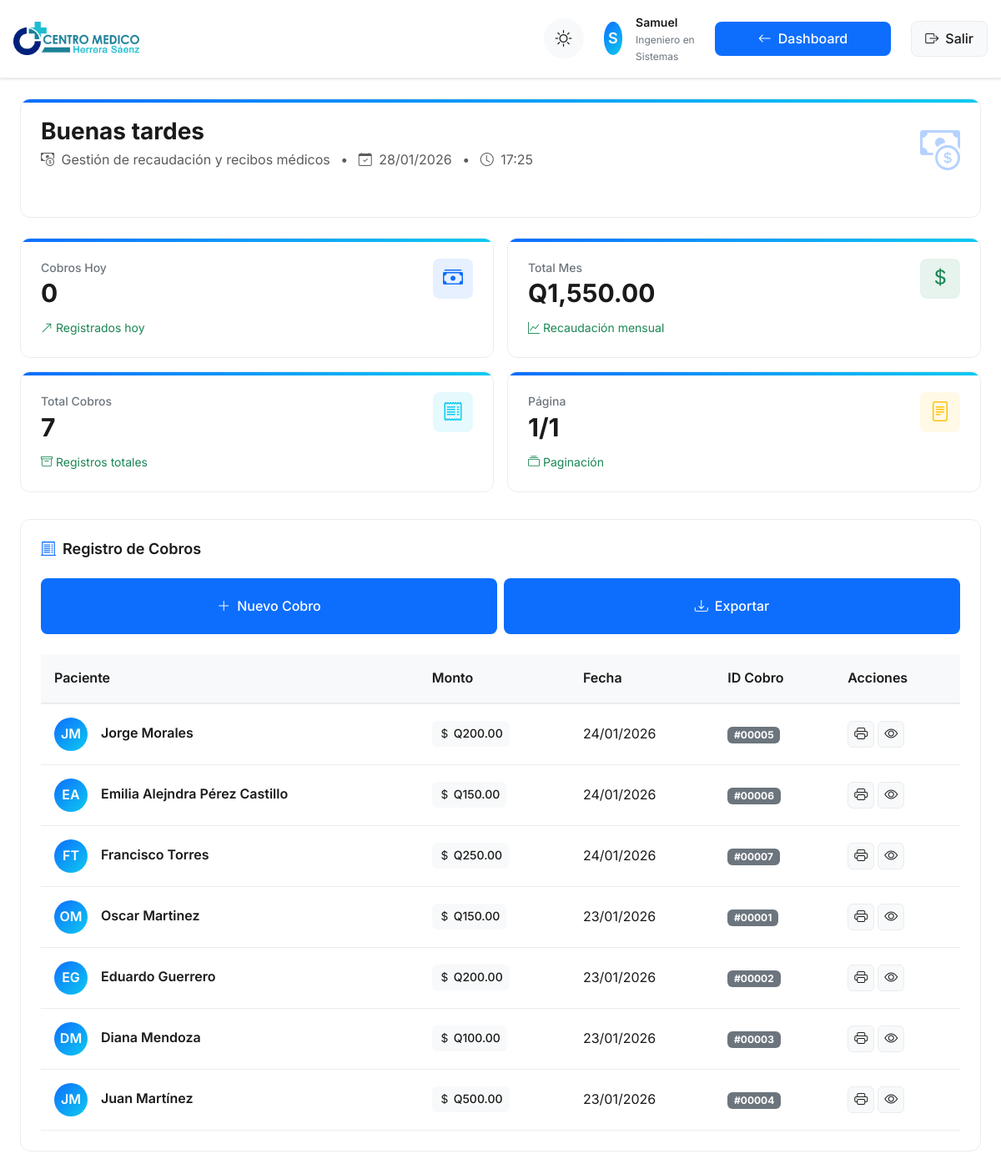
/php/billing/index.php (signed in), run on the app's committed database.
### tables this page shows
CREATE TABLE `cobros` (
  `in_cobro` int NOT NULL,
  `paciente_cobro` int NOT NULL,
  `id_doctor` int DEFAULT NULL,
  `cantidad_consulta` int NOT NULL,
  `fecha_consulta` datetime NOT NULL,
  `tipo_pago` enum('Efectivo','Tarjeta','Transferencia') DEFAULT 'Efectivo',
  `tipo_consulta` enum('Consulta','Reconsulta') DEFAULT 'Consulta'
);

### php/billing/index.php (the view, shortened to what this page needs)
<?php
try {
    $database = new Database();
    $conn = $database->getConnection();
    $user_name = $_SESSION['nombre'];
    $user_specialty = $_SESSION['especialidad'] ?? 'Profesional Médico';
    $page = isset($_GET['page']) ? (int) $_GET['page'] : 1;
    $limit = 25;
    $offset = ($page - 1) * $limit;
    $stmt = $conn->prepare("SELECT COUNT(*) as total FROM cobros");
    $stmt->execute();
    $total_records = $stmt->fetch(PDO::FETCH_ASSOC)['total'];
    $total_pages = ceil($total_records / $limit);
    $stmt = $conn->prepare("
        SELECT c.*, CONCAT(p.nombre, ' ', p.apellido) as nombre_paciente
        FROM cobros c
        JOIN pacientes p ON c.paciente_cobro = p.id_paciente
        ORDER BY c.fecha_consulta DESC
        LIMIT ? OFFSET ?
    ");
    $stmt->bindValue(1, $limit, PDO::PARAM_INT);
    $stmt->bindValue(2, $offset, PDO::PARAM_INT);
    $stmt->execute();
    $cobros = $stmt->fetchAll(PDO::FETCH_ASSOC);
    $stmt = $conn->prepare("SELECT COUNT(*) as total FROM cobros WHERE DATE(fecha_consulta) = CURDATE()");
    $stmt->execute();
    $hoy_cobros = $stmt->fetch(PDO::FETCH_ASSOC)['total'] ?? 0;
    $stmt = $conn->prepare("SELECT SUM(cantidad_consulta) as total FROM cobros WHERE MONTH(fecha_consulta) = MONTH(CURDATE())");
    $stmt->execute();
    $mes_total = $stmt->fetch(PDO::FETCH_ASSOC)['total'] ?? 0;
} catch (Exception $e) {
    error_log("Error en módulo de cobros: " . $e->getMessage());
    die("Error al cargar el módulo de cobros. Por favor, contacte al administrador.");
}
?>
<!DOCTYPE html>
<html lang="es" data-theme="light">
<head>
    <link rel="stylesheet" href="https://cdn.jsdelivr.net/npm/bootstrap-icons@1.10.0/font/bootstrap-icons.css">
    <link href="https://cdn.jsdelivr.net/npm/bootstrap@5.3.0/dist/css/bootstrap.min.css" rel="stylesheet">
    <link rel="stylesheet" href="https://cdn.jsdelivr.net/npm/sweetalert2@11/dist/sweetalert2.min.css">
</head>
<body>
    <div class="dashboard-container">
        <header class="dashboard-header">
            <div class="header-content">
                <div class="brand-container">
                    <img src="../../assets/img/herrerasaenz.png" alt="Centro Médico Herrera Saenz" class="brand-logo">
                </div>
                <div class="header-controls">
                    <div class="theme-toggle">
                        <button id="themeSwitch" class="theme-btn" aria-label="Cambiar tema claro/oscuro">
                            <i class="bi bi-sun theme-icon sun-icon"></i>
                        </button>
                    </div>
                    <div class="header-user">
                        <div class="header-avatar">
                            <?php echo strtoupper(substr($user_name, 0, 1)); ?>
                        </div>
                        <div class="header-details">
                            <span class="header-name"><?php echo htmlspecialchars($user_name); ?></span>
                            <span class="header-role"><?php echo htmlspecialchars($user_specialty); ?></span>
                        </div>
                    </div>
                    <a href="../dashboard/index.php" class="action-btn secondary">
                        <i class="bi bi-arrow-left"></i>
                        Dashboard
                    </a>
                    <a href="../auth/logout.php" class="logout-btn">
                        <i class="bi bi-box-arrow-right"></i>
                        <span>Salir</span>
                    </a>
                </div>
            </div>
        </header>
        <main class="main-content">
            <div class="stat-card mb-4 animate-in">
                <div class="stat-header">
                    <div>
                        <h2 class="stat-value" style="font-size: 1.75rem; margin-bottom: 0.5rem;">
                            <span id="greeting-text">Módulo de Cobros</span>
                        </h2>
                        <p class="text-muted mb-0">
                            <i class="bi bi-cash-coin me-1"></i> Gestión de recaudación y recibos médicos
                            <span class="mx-2">•</span>
                            <i class="bi bi-calendar-check me-1"></i> <?php echo date('d/m/Y'); ?>
                            <span class="mx-2">•</span>
                            <i class="bi bi-clock me-1"></i> <span id="current-time"><?php echo date('H:i'); ?></span>
                        </p>
                    </div>
                    <div class="d-none d-md-block">
                        <i class="bi bi-cash-coin text-primary" style="font-size: 3rem; opacity: 0.3;"></i>
                    </div>
                </div>
            </div>
            <div class="stats-grid">
                <div class="stat-card animate-in delay-1">
                    <div class="stat-header">
                        <div>
                            <div class="stat-title">Cobros Hoy</div>
                            <div class="stat-value"><?php echo $hoy_cobros; ?></div>
                        </div>
                        <div class="stat-icon primary">
                            <i class="bi bi-cash-stack"></i>
                        </div>
                    </div>
                    <div class="stat-change positive">
                        <i class="bi bi-arrow-up-right"></i>
                        <span>Registrados hoy</span>
                    </div>
                </div>
                <div class="stat-card animate-in delay-2">
                    <div class="stat-header">
                        <div>
                            <div class="stat-title">Total Mes</div>
                            <div class="stat-value">Q<?php echo number_format($mes_total, 2); ?></div>
                        </div>
                        <div class="stat-icon success">
                            <i class="bi bi-currency-dollar"></i>
                        </div>
                    </div>
                    <div class="stat-change positive">
                        <i class="bi bi-graph-up"></i>
                        <span>Recaudación mensual</span>
                    </div>
                </div>
                <div class="stat-card animate-in delay-3">
                    <div class="stat-header">
                        <div>
                            <div class="stat-title">Total Cobros</div>
                            <div class="stat-value"><?php echo $total_records; ?></div>
                        </div>
                        <div class="stat-icon info">
                            <i class="bi bi-receipt"></i>
                        </div>
                    </div>
                    <div class="stat-change positive">
                        <i class="bi bi-archive"></i>
                        <span>Registros totales</span>
                    </div>
                </div>
                <div class="stat-card animate-in delay-4">
                    <div class="stat-header">
                        <div>
                            <div class="stat-title">Página</div>
                            <div class="stat-value"><?php echo $page; ?>/<?php echo $total_pages; ?></div>
                        </div>
                        <div class="stat-icon warning">
                            <i class="bi bi-file-text"></i>
                        </div>
                    </div>
                    <div class="stat-change positive">
                        <i class="bi bi-collection"></i>
                        <span>Paginación</span>
                    </div>
                </div>
            </div>
            <section class="billing-section animate-in delay-1">
                <div class="section-header">
                    <h3 class="section-title">
                        <i class="bi bi-receipt-cutoff section-title-icon"></i>
                        Registro de Cobros
                    </h3>
                    <div class="d-flex gap-2">
                        <button type="button" class="action-btn" data-bs-toggle="modal"
                            data-bs-target="#newBillingModal">
                            <i class="bi bi-plus-lg"></i>
                            Nuevo Cobro
                        </button>
                        <a href="export_cobros.php" class="action-btn secondary">
                            <i class="bi bi-download"></i>
                            Exportar
                        </a>
                    </div>
                </div>
                <?php if (count($cobros) > 0): ?>
                    <div class="table-responsive">
                        <table class="billing-table">
                            <thead>
                                <tr>
                                    <th>Paciente</th>
                                    <th>Monto</th>
                                    <th>Fecha</th>
                                    <th>ID Cobro</th>
                                    <th>Acciones</th>
                                </tr>
                            </thead>
                            <tbody>
                                <?php foreach ($cobros as $cobro): ?>
                                    <?php
                                    $patient_name = htmlspecialchars($cobro['nombre_paciente']);
                                    $patient_initials = strtoupper(
                                        substr(explode(' ', $cobro['nombre_paciente'])[0], 0, 1) .
                                        (isset(explode(' ', $cobro['nombre_paciente'])[1]) ? substr(explode(' ', $cobro['nombre_paciente'])[1], 0, 1) : '')
                                    );
                                    ?>
                                    <tr>
                                        <td>
                                            <div class="patient-cell">
                                                <div class="patient-avatar">
                                                    <?php echo $patient_initials; ?>
                                                </div>
                                                <div class="patient-info">
                                                    <div class="patient-name"><?php echo $patient_name; ?></div>
                                                </div>
                                            </div>
                                        </td>
                                        <td>
                                            <span class="amount-badge">
                                                <i class="bi bi-currency-dollar"></i>
                                                Q<?php echo number_format($cobro['cantidad_consulta'], 2); ?>
                                            </span>
                                        </td>
                                        <td>
                                            <?php echo date('d/m/Y', strtotime($cobro['fecha_consulta'])); ?>
                                        </td>
                                        <td>
                                            <span
                                                class="badge bg-secondary">#<?php echo str_pad($cobro['in_cobro'], 5, '0', STR_PAD_LEFT); ?></span>
                                        </td>
                                        <td>
                                            <div class="action-buttons">
                                                <a href="print_receipt.php?id=<?php echo $cobro['in_cobro']; ?>" target="_blank"
                                                    class="btn-icon print" title="Imprimir recibo">
                                                    <i class="bi bi-printer"></i>
                                                </a>
                                                <button type="button" class="btn-icon view view-details"
                                                    data-id="<?php echo $cobro['in_cobro']; ?>"
                                                    data-nombre="<?php echo htmlspecialchars($cobro['nombre_paciente']); ?>"
                                                    data-monto="<?php echo $cobro['cantidad_consulta']; ?>"
                                                    data-fecha="<?php echo date('d/m/Y', strtotime($cobro['fecha_consulta'])); ?>"
                                                    title="Ver detalles">
                                                    <i class="bi bi-eye"></i>
                                                </button>
                                            </div>
                                        </td>
                                    </tr>
                                <?php endforeach; ?>
                            </tbody>
                        </table>
                    </div>
                <?php endif; ?>
            </section>
        </main>
    </div>
</body>
</html>

### data on the page
cobros: patient_initials "JM", patient_name "Jorge Morales", cantidad_consulta "200.00", fecha_consulta "24/01/2026", in_cobro "00005"
cobros: patient_initials "EA", patient_name "Emilia Alejndra Pérez Castillo", cantidad_consulta "150.00", fecha_consulta "24/01/2026", in_cobro "00006"
cobros: patient_initials "FT", patient_name "Francisco Torres", cantidad_consulta "250.00", fecha_consulta "24/01/2026", in_cobro "00007"
cobros: patient_initials "OM", patient_name "Oscar Martinez", cantidad_consulta "150.00", fecha_consulta "23/01/2026", in_cobro "00001"
cobros: patient_initials "EG", patient_name "Eduardo Guerrero", cantidad_consulta "200.00", fecha_consulta "23/01/2026", in_cobro "00002"
cobros: patient_initials "DM", patient_name "Diana Mendoza", cantidad_consulta "100.00", fecha_consulta "23/01/2026", in_cobro "00003"
cobros: patient_initials "JM", patient_name "Juan Martínez", cantidad_consulta "500.00", fecha_consulta "23/01/2026", in_cobro "00004"

### other printed values
substr($user_name, 0, 1) "S"
$user_name "Samuel"
$user_specialty "Ingeniero en Sistemas"
$hoy_cobros "0"
$mes_total "1,550.00"
$total_records "7"
$page "1"
$total_pages "1"
